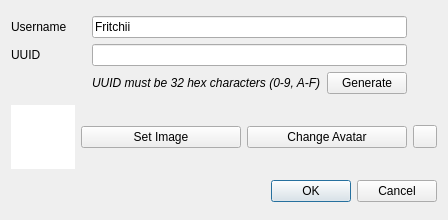
<?xml version="1.0" encoding="UTF-8"?>
<ui version="4.0">
 <class>NewUserDialog</class>
 <widget class="QDialog" name="NewUserDialog">
  <property name="geometry">
   <rect>
    <x>0</x>
    <y>0</y>
    <width>448</width>
    <height>220</height>
   </rect>
  </property>
  <property name="windowTitle">
   <string>New User</string>
  </property>
  <layout class="QGridLayout" name="gridLayout_2">
   <item row="2" column="1" colspan="3">
    <widget class="QDialogButtonBox" name="buttonBox">
     <property name="orientation">
      <enum>Qt::Orientation::Horizontal</enum>
     </property>
     <property name="standardButtons">
      <set>QDialogButtonBox::StandardButton::Cancel|QDialogButtonBox::StandardButton::Ok</set>
     </property>
    </widget>
   </item>
   <item row="1" column="2">
    <widget class="QPushButton" name="setAvatar">
     <property name="text">
      <string>Change Avatar</string>
     </property>
    </widget>
   </item>
   <item row="1" column="1">
    <widget class="QPushButton" name="selectImage">
     <property name="text">
      <string>Set Image</string>
     </property>
    </widget>
   </item>
   <item row="1" column="3">
    <widget class="QToolButton" name="revert">
     <property name="text">
      <string/>
     </property>
    </widget>
   </item>
   <item row="0" column="0" colspan="4">
    <layout class="QGridLayout" name="gridLayout">
     <item row="1" column="0">
      <widget class="QLabel" name="label">
       <property name="text">
        <string>UUID</string>
       </property>
      </widget>
     </item>
     <item row="0" column="1" colspan="2">
      <widget class="QLineEdit" name="username">
       <property name="text">
        <string>Fritchii</string>
       </property>
      </widget>
     </item>
     <item row="1" column="1" colspan="2">
      <widget class="QLineEdit" name="uuid"/>
     </item>
     <item row="0" column="0">
      <widget class="QLabel" name="label_2">
       <property name="text">
        <string>Username</string>
       </property>
      </widget>
     </item>
     <item row="2" column="1">
      <widget class="QLabel" name="label_3">
       <property name="font">
        <font>
         <italic>true</italic>
        </font>
       </property>
       <property name="text">
        <string>UUID must be 32 hex characters (0-9, A-F)</string>
       </property>
      </widget>
     </item>
     <item row="2" column="2">
      <widget class="QPushButton" name="generate">
       <property name="text">
        <string>Generate</string>
       </property>
      </widget>
     </item>
     <item row="1" column="3">
      <widget class="QLabel" name="uuidVerified">
       <property name="sizePolicy">
        <sizepolicy hsizetype="Fixed" vsizetype="Preferred">
         <horstretch>0</horstretch>
         <verstretch>0</verstretch>
        </sizepolicy>
       </property>
       <property name="minimumSize">
        <size>
         <width>24</width>
         <height>0</height>
        </size>
       </property>
      </widget>
     </item>
     <item row="0" column="3">
      <widget class="QLabel" name="usernameVerified">
       <property name="text">
        <string/>
       </property>
      </widget>
     </item>
    </layout>
   </item>
   <item row="1" column="0">
    <widget class="QGraphicsView" name="image">
     <property name="sizePolicy">
      <sizepolicy hsizetype="Expanding" vsizetype="Expanding">
       <horstretch>0</horstretch>
       <verstretch>0</verstretch>
      </sizepolicy>
     </property>
     <property name="minimumSize">
      <size>
       <width>64</width>
       <height>64</height>
      </size>
     </property>
     <property name="maximumSize">
      <size>
       <width>64</width>
       <height>64</height>
      </size>
     </property>
     <property name="frameShape">
      <enum>QFrame::Shape::NoFrame</enum>
     </property>
     <property name="frameShadow">
      <enum>QFrame::Shadow::Plain</enum>
     </property>
     <property name="verticalScrollBarPolicy">
      <enum>Qt::ScrollBarPolicy::ScrollBarAlwaysOff</enum>
     </property>
     <property name="horizontalScrollBarPolicy">
      <enum>Qt::ScrollBarPolicy::ScrollBarAlwaysOff</enum>
     </property>
     <property name="interactive">
      <bool>false</bool>
     </property>
    </widget>
   </item>
  </layout>
 </widget>
 <resources/>
 <connections>
  <connection>
   <sender>buttonBox</sender>
   <signal>accepted()</signal>
   <receiver>NewUserDialog</receiver>
   <slot>accept()</slot>
   <hints>
    <hint type="sourcelabel">
     <x>248</x>
     <y>254</y>
    </hint>
    <hint type="destinationlabel">
     <x>157</x>
     <y>274</y>
    </hint>
   </hints>
  </connection>
  <connection>
   <sender>buttonBox</sender>
   <signal>rejected()</signal>
   <receiver>NewUserDialog</receiver>
   <slot>reject()</slot>
   <hints>
    <hint type="sourcelabel">
     <x>316</x>
     <y>260</y>
    </hint>
    <hint type="destinationlabel">
     <x>286</x>
     <y>274</y>
    </hint>
   </hints>
  </connection>
 </connections>
</ui>
